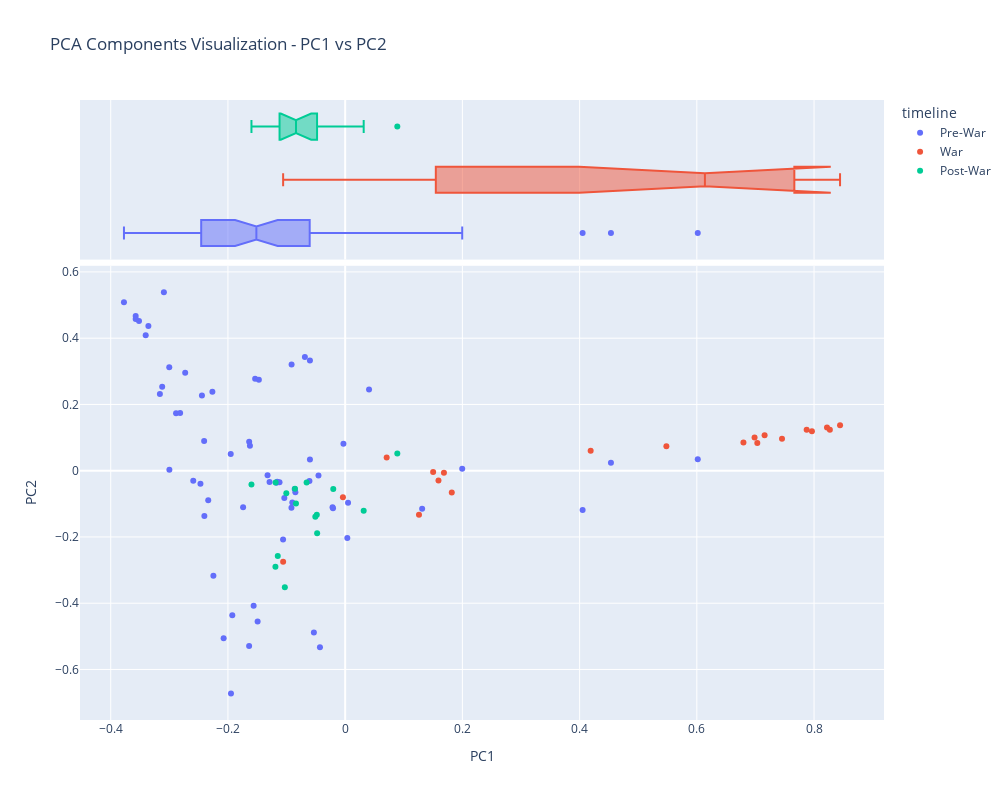

The cell this chart's notebook holds for it:
### Code cell
theta_pcs = vis_pcs(DCM, 0, 1, "timeline")
theta_pcs

### Figure 1 — Plotly figure (JSON) as saved in the notebook; plotly's stock layout.template omitted (floating-point values rounded to 4 significant figures)
{"data": [{"hovertemplate": "<b>%{hovertext}</b><br><br>timeline=Pre-War<br>PC0=%{x}<br>PC1=%{y}<extra></extra>", "hovertext": ["Anukramanika Parva", "Sangraha Parva", "Paushya Parva", "Pauloma Parva", "Astika Parva", "Adivansavatarana Parva", "Sambhava Parva", "Jatugriha Parva", "Hidimva-vadha Parva", "Vaka-vadha Parva", "Chaitraratha Parva", "Swayamvara Parva", "Vaivahika Parva", "Viduragamana Parva", "Rajya-labha Parva", "Arjuna-vanavasa Parva", "Subhadra-harana Parva", "Haranaharana Parva", "Khandava-daha Parva", "Sabhakriya Parva", "Lokapala Sabhakhayana Parva", "Rajasuyarambha Parva", "Jarasandhta-badha Parva", "Digvijaya Parva", "Rajasuyika Parva", "Arghyaharana Parva", "Sisupala-badha Parva", "Dyuta Parva", "Anudyuta Parva", "Aranyaka Parva", "Kirmirabadha Parva", "Arjunabhigamana Parva", "Kairata Parva", "Indralokagamana Parva", "Nalopakhyana Parva", "Tirtha-yatra Parva", "Yaksha-yudha Parva", "Nivata-kavacha-yudha Parva", "Ajagara Parva", "Markandeya-Samasya Parva", "Draupadi-Satyabhama Samvada Parva", "Ghosha-yatra Parva", "Mriga Sapnovbhava Parva", "Vrihi Drounika Parva", "Draupadi-harana Parva", "Jayadhratha Vimokshana Parva", "Rama Upakhyana Parva", "Pativrata-mahatmya Parva", "Kundalaharana Parva", "Aranya Parva", "Pandava-Pravesa Parva", "Samayapalana Parva", "Kichaka-badha Parva", "Go-harana Parva", "Sainyodyoga Parva", "Sanjaya-yana Parva", "Prajagara Parva", "Sanat-sujata Parva", "Yanasandhi Parva", "Bhagwat Yana Parva", "Sainya-niryana Parva", "Ulukabhigamana Parva", "Rathatiratha-sankhyana Parva", "Ambopakkyana Parva"], "legendgroup": "Pre-War", "marker": {"color": "#636efa", "symbol": "circle"}, "mode": "markers", "name": "Pre-War", "orientation": "v", "showlegend": true, "type": "scatter", "x": [-0.1625, -0.1536, -0.3574, -0.3518, -0.3357, -0.2885, -0.3001, -0.2592, -0.3093, -0.3403, -0.3122, -0.02154, -0.2999, -0.1562, -0.2469, -0.2406, -0.1059, -0.02075, -0.1473, -0.2073, -0.1494, -0.2248, -0.05335, -0.04303, -0.1948, -0.1639, -0.2336, -0.1926, -0.1741, -0.1952, -0.06872, -0.04552, -0.002946, -0.08497, -0.3161, -0.1324, -0.06013, 0.1314, -0.2729, -0.1638, -0.2816, 0.003657, -0.0902, -0.112, -0.06011, -0.2265, -0.09142, -0.3574, -0.3774, -0.129, -0.2402, -0.09166, -0.2444, 0.4535, -0.1038, -0.06092, -0.1174, -0.08616, 0.1997, -0.1158, 0.4051, 0.004919, 0.6016, 0.04074], "xaxis": "x", "y": [0.07546, 0.2779, 0.4672, 0.4521, 0.4371, 0.1738, 0.3121, -0.03058, 0.5387, 0.4088, 0.2531, -0.1103, 0.003074, -0.4079, -0.0397, 0.08958, -0.2073, -0.1136, 0.2746, -0.5055, -0.4554, -0.3174, -0.4884, -0.5331, -0.6726, -0.529, -0.08934, -0.4366, -0.1102, 0.05028, 0.3429, -0.01429, 0.08143, -0.06511, 0.2318, -0.01344, 0.03399, -0.1152, 0.2959, 0.08745, 0.1744, -0.2028, -0.09604, -0.03505, 0.3324, 0.2383, 0.3209, 0.4577, 0.5083, -0.03385, -0.1365, -0.112, 0.2267, 0.02427, -0.08228, -0.03102, -0.03656, -0.05531, 0.005642, -0.03361, -0.1189, -0.09636, 0.03441, 0.2451], "yaxis": "y"}, {"alignmentgroup": "True", "hovertemplate": "<b>%{hovertext}</b><br><br>timeline=Pre-War<br>PC0=%{x}<extra></extra>", "hovertext": ["Anukramanika Parva", "Sangraha Parva", "Paushya Parva", "Pauloma Parva", "Astika Parva", "Adivansavatarana Parva", "Sambhava Parva", "Jatugriha Parva", "Hidimva-vadha Parva", "Vaka-vadha Parva", "Chaitraratha Parva", "Swayamvara Parva", "Vaivahika Parva", "Viduragamana Parva", "Rajya-labha Parva", "Arjuna-vanavasa Parva", "Subhadra-harana Parva", "Haranaharana Parva", "Khandava-daha Parva", "Sabhakriya Parva", "Lokapala Sabhakhayana Parva", "Rajasuyarambha Parva", "Jarasandhta-badha Parva", "Digvijaya Parva", "Rajasuyika Parva", "Arghyaharana Parva", "Sisupala-badha Parva", "Dyuta Parva", "Anudyuta Parva", "Aranyaka Parva", "Kirmirabadha Parva", "Arjunabhigamana Parva", "Kairata Parva", "Indralokagamana Parva", "Nalopakhyana Parva", "Tirtha-yatra Parva", "Yaksha-yudha Parva", "Nivata-kavacha-yudha Parva", "Ajagara Parva", "Markandeya-Samasya Parva", "Draupadi-Satyabhama Samvada Parva", "Ghosha-yatra Parva", "Mriga Sapnovbhava Parva", "Vrihi Drounika Parva", "Draupadi-harana Parva", "Jayadhratha Vimokshana Parva", "Rama Upakhyana Parva", "Pativrata-mahatmya Parva", "Kundalaharana Parva", "Aranya Parva", "Pandava-Pravesa Parva", "Samayapalana Parva", "Kichaka-badha Parva", "Go-harana Parva", "Sainyodyoga Parva", "Sanjaya-yana Parva", "Prajagara Parva", "Sanat-sujata Parva", "Yanasandhi Parva", "Bhagwat Yana Parva", "Sainya-niryana Parva", "Ulukabhigamana Parva", "Rathatiratha-sankhyana Parva", "Ambopakkyana Parva"], "legendgroup": "Pre-War", "marker": {"color": "#636efa", "symbol": "circle"}, "name": "Pre-War", "notched": true, "offsetgroup": "Pre-War", "showlegend": false, "type": "box", "x": [-0.1625, -0.1536, -0.3574, -0.3518, -0.3357, -0.2885, -0.3001, -0.2592, -0.3093, -0.3403, -0.3122, -0.02154, -0.2999, -0.1562, -0.2469, -0.2406, -0.1059, -0.02075, -0.1473, -0.2073, -0.1494, -0.2248, -0.05335, -0.04303, -0.1948, -0.1639, -0.2336, -0.1926, -0.1741, -0.1952, -0.06872, -0.04552, -0.002946, -0.08497, -0.3161, -0.1324, -0.06013, 0.1314, -0.2729, -0.1638, -0.2816, 0.003657, -0.0902, -0.112, -0.06011, -0.2265, -0.09142, -0.3574, -0.3774, -0.129, -0.2402, -0.09166, -0.2444, 0.4535, -0.1038, -0.06092, -0.1174, -0.08616, 0.1997, -0.1158, 0.4051, 0.004919, 0.6016, 0.04074], "xaxis": "x2", "yaxis": "y2"}, {"hovertemplate": "<b>%{hovertext}</b><br><br>timeline=War<br>PC0=%{x}<br>PC1=%{y}<extra></extra>", "hovertext": ["Jamvu-khanda Nirmana Parva", "Bhumi Parva", "Bhagavat-Gita Parva", "Bhishma-vadha Parva", "Dronabhisheka Parva", "Samsaptakabadha Parva", "Abhimanyu-badha Parva", "Pratijna Parva", "Jayadratha-Vadha Parva", "Narayanastra-mokshana Parva", "Ghatotkacha-badha Parva", "Drona-vadha Parva", "Karna Parva", "Karna-vadha Parva", "Shalya-vadha Parva", "Shalya Parva", "Hrada-pravesa Parva", "Gada-yuddha Parva", "Sauptika Parva", "Aishika Parva"], "legendgroup": "War", "marker": {"color": "#EF553B", "symbol": "circle"}, "mode": "markers", "name": "War", "orientation": "v", "showlegend": true, "type": "scatter", "x": [0.1259, -0.1058, 0.1501, 0.8221, 0.6795, 0.827, 0.4189, 0.1685, 0.7156, 0.7963, 0.8444, 0.5481, 0.7032, 0.6985, 0.7453, 0.7874, 0.1819, -0.003811, 0.1592, 0.07081], "xaxis": "x", "y": [-0.1329, -0.2749, -0.003974, 0.1307, 0.08547, 0.1233, 0.06039, -0.006397, 0.1069, 0.1191, 0.1372, 0.0737, 0.08401, 0.1006, 0.09609, 0.1239, -0.06612, -0.08004, -0.02943, 0.03998], "yaxis": "y"}, {"alignmentgroup": "True", "hovertemplate": "<b>%{hovertext}</b><br><br>timeline=War<br>PC0=%{x}<extra></extra>", "hovertext": ["Jamvu-khanda Nirmana Parva", "Bhumi Parva", "Bhagavat-Gita Parva", "Bhishma-vadha Parva", "Dronabhisheka Parva", "Samsaptakabadha Parva", "Abhimanyu-badha Parva", "Pratijna Parva", "Jayadratha-Vadha Parva", "Narayanastra-mokshana Parva", "Ghatotkacha-badha Parva", "Drona-vadha Parva", "Karna Parva", "Karna-vadha Parva", "Shalya-vadha Parva", "Shalya Parva", "Hrada-pravesa Parva", "Gada-yuddha Parva", "Sauptika Parva", "Aishika Parva"], "legendgroup": "War", "marker": {"color": "#EF553B", "symbol": "circle"}, "name": "War", "notched": true, "offsetgroup": "War", "showlegend": false, "type": "box", "x": [0.1259, -0.1058, 0.1501, 0.8221, 0.6795, 0.827, 0.4189, 0.1685, 0.7156, 0.7963, 0.8444, 0.5481, 0.7032, 0.6985, 0.7453, 0.7874, 0.1819, -0.003811, 0.1592, 0.07081], "xaxis": "x2", "yaxis": "y2"}, {"hovertemplate": "<b>%{hovertext}</b><br><br>timeline=Post-War<br>PC0=%{x}<br>PC1=%{y}<extra></extra>", "hovertext": ["Jalapradanika Parva", "Stri-vilapa Parva", "Rajadharmanusasana Parva", "Apaddharmanusasana Parva", "Mokshadharma Parva", "Dana-dharma Parva", "Bhishma-svargarohana Parva", "Aswamedhika Parva", "Anugita Parva", "Asramavasa Parva", "Putradarsana Parva", "Naradagamana Parva", "Mausala Parva", "Mahaprasthanika Parva", "Svargarohanika Parva"], "legendgroup": "Post-War", "marker": {"color": "#00cc96", "symbol": "circle"}, "mode": "markers", "name": "Post-War", "orientation": "v", "showlegend": true, "type": "scatter", "x": [-0.0658, 0.08897, -0.05094, -0.1187, -0.08563, -0.08392, -0.04838, -0.115, -0.02027, -0.119, -0.1004, -0.1599, 0.0316, -0.1029, -0.0478], "xaxis": "x", "y": [-0.03572, 0.05212, -0.1393, -0.03524, -0.05435, -0.09926, -0.133, -0.2573, -0.05525, -0.2898, -0.06808, -0.04126, -0.1207, -0.3518, -0.1887], "yaxis": "y"}, {"alignmentgroup": "True", "hovertemplate": "<b>%{hovertext}</b><br><br>timeline=Post-War<br>PC0=%{x}<extra></extra>", "hovertext": ["Jalapradanika Parva", "Stri-vilapa Parva", "Rajadharmanusasana Parva", "Apaddharmanusasana Parva", "Mokshadharma Parva", "Dana-dharma Parva", "Bhishma-svargarohana Parva", "Aswamedhika Parva", "Anugita Parva", "Asramavasa Parva", "Putradarsana Parva", "Naradagamana Parva", "Mausala Parva", "Mahaprasthanika Parva", "Svargarohanika Parva"], "legendgroup": "Post-War", "marker": {"color": "#00cc96", "symbol": "circle"}, "name": "Post-War", "notched": true, "offsetgroup": "Post-War", "showlegend": false, "type": "box", "x": [-0.0658, 0.08897, -0.05094, -0.1187, -0.08563, -0.08392, -0.04838, -0.115, -0.02027, -0.119, -0.1004, -0.1599, 0.0316, -0.1029, -0.0478], "xaxis": "x2", "yaxis": "y2"}], "layout": {"height": 800, "legend": {"title": {"text": "timeline"}, "tracegroupgap": 0}, "title": {"text": "PCA Components Visualization - PC1 vs PC2"}, "width": 1008, "xaxis": {"anchor": "y", "domain": [0, 1], "title": {"text": "PC1"}}, "xaxis2": {"anchor": "y2", "domain": [0, 1], "matches": "x", "showgrid": true, "showticklabels": false}, "yaxis": {"anchor": "x", "domain": [0, 0.7326], "title": {"text": "PC2"}}, "yaxis2": {"anchor": "x2", "domain": [0.7426, 1], "matches": "y2", "showgrid": false, "showline": false, "showticklabels": false, "ticks": ""}}}
